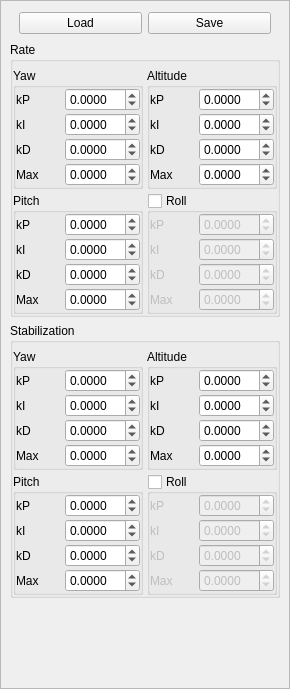
<?xml version="1.0" encoding="UTF-8"?>
<ui version="4.0">
 <class>PID_Widget</class>
 <widget class="QWidget" name="PID_Widget">
  <property name="geometry">
   <rect>
    <x>0</x>
    <y>0</y>
    <width>290</width>
    <height>689</height>
   </rect>
  </property>
  <property name="windowTitle">
   <string>Form</string>
  </property>
  <layout class="QVBoxLayout" name="verticalLayout">
   <property name="spacing">
    <number>0</number>
   </property>
   <property name="leftMargin">
    <number>0</number>
   </property>
   <property name="topMargin">
    <number>0</number>
   </property>
   <property name="rightMargin">
    <number>0</number>
   </property>
   <property name="bottomMargin">
    <number>0</number>
   </property>
   <item>
    <widget class="QScrollArea" name="scrollArea">
     <property name="widgetResizable">
      <bool>true</bool>
     </property>
     <widget class="QWidget" name="scrollAreaWidgetContents_2">
      <property name="geometry">
       <rect>
        <x>0</x>
        <y>0</y>
        <width>288</width>
        <height>687</height>
       </rect>
      </property>
      <layout class="QVBoxLayout" name="verticalLayout_2">
       <item>
        <widget class="QWidget" name="widget_2" native="true">
         <layout class="QHBoxLayout" name="horizontalLayout">
          <property name="topMargin">
           <number>2</number>
          </property>
          <property name="bottomMargin">
           <number>2</number>
          </property>
          <item>
           <widget class="QPushButton" name="load">
            <property name="text">
             <string>Load</string>
            </property>
           </widget>
          </item>
          <item>
           <widget class="QPushButton" name="save">
            <property name="text">
             <string>Save</string>
            </property>
           </widget>
          </item>
         </layout>
        </widget>
       </item>
       <item>
        <widget class="QGroupBox" name="rate">
         <property name="title">
          <string>Rate</string>
         </property>
         <layout class="QGridLayout" name="gridLayout_6">
          <property name="leftMargin">
           <number>0</number>
          </property>
          <property name="topMargin">
           <number>6</number>
          </property>
          <property name="rightMargin">
           <number>0</number>
          </property>
          <property name="bottomMargin">
           <number>0</number>
          </property>
          <property name="spacing">
           <number>4</number>
          </property>
          <item row="0" column="0">
           <widget class="QGroupBox" name="groupBox_5">
            <property name="title">
             <string>Yaw</string>
            </property>
            <layout class="QGridLayout" name="gridLayout_7">
             <property name="leftMargin">
              <number>0</number>
             </property>
             <property name="topMargin">
              <number>0</number>
             </property>
             <property name="rightMargin">
              <number>0</number>
             </property>
             <property name="bottomMargin">
              <number>0</number>
             </property>
             <property name="spacing">
              <number>2</number>
             </property>
             <item row="0" column="0">
              <widget class="QLabel" name="label_17">
               <property name="text">
                <string>kP</string>
               </property>
              </widget>
             </item>
             <item row="0" column="1">
              <widget class="QDoubleSpinBox" name="yaw_rate_p">
               <property name="decimals">
                <number>4</number>
               </property>
               <property name="minimum">
                <double>-20.000000000000000</double>
               </property>
               <property name="maximum">
                <double>20.000000000000000</double>
               </property>
               <property name="singleStep">
                <double>0.050000000000000</double>
               </property>
              </widget>
             </item>
             <item row="1" column="0">
              <widget class="QLabel" name="label_18">
               <property name="text">
                <string>kI</string>
               </property>
              </widget>
             </item>
             <item row="1" column="1">
              <widget class="QDoubleSpinBox" name="yaw_rate_i">
               <property name="decimals">
                <number>4</number>
               </property>
               <property name="minimum">
                <double>-20.000000000000000</double>
               </property>
               <property name="maximum">
                <double>20.000000000000000</double>
               </property>
               <property name="singleStep">
                <double>0.050000000000000</double>
               </property>
              </widget>
             </item>
             <item row="2" column="0">
              <widget class="QLabel" name="label_19">
               <property name="text">
                <string>kD</string>
               </property>
              </widget>
             </item>
             <item row="2" column="1">
              <widget class="QDoubleSpinBox" name="yaw_rate_d">
               <property name="decimals">
                <number>4</number>
               </property>
               <property name="minimum">
                <double>-20.000000000000000</double>
               </property>
               <property name="maximum">
                <double>20.000000000000000</double>
               </property>
               <property name="singleStep">
                <double>0.050000000000000</double>
               </property>
              </widget>
             </item>
             <item row="3" column="0">
              <widget class="QLabel" name="label_20">
               <property name="text">
                <string>Max</string>
               </property>
              </widget>
             </item>
             <item row="3" column="1">
              <widget class="QDoubleSpinBox" name="yaw_rate_max">
               <property name="decimals">
                <number>4</number>
               </property>
               <property name="minimum">
                <double>-20.000000000000000</double>
               </property>
               <property name="maximum">
                <double>20.000000000000000</double>
               </property>
               <property name="singleStep">
                <double>0.050000000000000</double>
               </property>
              </widget>
             </item>
            </layout>
           </widget>
          </item>
          <item row="0" column="1">
           <widget class="QGroupBox" name="groupBox_6">
            <property name="title">
             <string>Altitude</string>
            </property>
            <layout class="QGridLayout" name="gridLayout_8">
             <property name="leftMargin">
              <number>0</number>
             </property>
             <property name="topMargin">
              <number>0</number>
             </property>
             <property name="rightMargin">
              <number>0</number>
             </property>
             <property name="bottomMargin">
              <number>0</number>
             </property>
             <property name="spacing">
              <number>2</number>
             </property>
             <item row="0" column="0">
              <widget class="QLabel" name="label_21">
               <property name="text">
                <string>kP</string>
               </property>
              </widget>
             </item>
             <item row="0" column="1">
              <widget class="QDoubleSpinBox" name="altitude_rate_p">
               <property name="decimals">
                <number>4</number>
               </property>
               <property name="minimum">
                <double>-20.000000000000000</double>
               </property>
               <property name="maximum">
                <double>20.000000000000000</double>
               </property>
               <property name="singleStep">
                <double>0.050000000000000</double>
               </property>
              </widget>
             </item>
             <item row="1" column="0">
              <widget class="QLabel" name="label_22">
               <property name="text">
                <string>kI</string>
               </property>
              </widget>
             </item>
             <item row="1" column="1">
              <widget class="QDoubleSpinBox" name="altitude_rate_i">
               <property name="decimals">
                <number>4</number>
               </property>
               <property name="minimum">
                <double>-20.000000000000000</double>
               </property>
               <property name="maximum">
                <double>20.000000000000000</double>
               </property>
               <property name="singleStep">
                <double>0.050000000000000</double>
               </property>
              </widget>
             </item>
             <item row="2" column="0">
              <widget class="QLabel" name="label_23">
               <property name="text">
                <string>kD</string>
               </property>
              </widget>
             </item>
             <item row="2" column="1">
              <widget class="QDoubleSpinBox" name="altitude_rate_d">
               <property name="decimals">
                <number>4</number>
               </property>
               <property name="minimum">
                <double>-20.000000000000000</double>
               </property>
               <property name="maximum">
                <double>20.000000000000000</double>
               </property>
               <property name="singleStep">
                <double>0.050000000000000</double>
               </property>
              </widget>
             </item>
             <item row="3" column="0">
              <widget class="QLabel" name="label_24">
               <property name="text">
                <string>Max</string>
               </property>
              </widget>
             </item>
             <item row="3" column="1">
              <widget class="QDoubleSpinBox" name="altitude_rate_max">
               <property name="decimals">
                <number>4</number>
               </property>
               <property name="minimum">
                <double>-20.000000000000000</double>
               </property>
               <property name="maximum">
                <double>20.000000000000000</double>
               </property>
               <property name="singleStep">
                <double>0.050000000000000</double>
               </property>
              </widget>
             </item>
            </layout>
           </widget>
          </item>
          <item row="1" column="0">
           <widget class="QGroupBox" name="groupBox_7">
            <property name="title">
             <string>Pitch</string>
            </property>
            <layout class="QGridLayout" name="gridLayout_9">
             <property name="leftMargin">
              <number>0</number>
             </property>
             <property name="topMargin">
              <number>0</number>
             </property>
             <property name="rightMargin">
              <number>0</number>
             </property>
             <property name="bottomMargin">
              <number>0</number>
             </property>
             <property name="spacing">
              <number>2</number>
             </property>
             <item row="0" column="0">
              <widget class="QLabel" name="label_25">
               <property name="text">
                <string>kP</string>
               </property>
              </widget>
             </item>
             <item row="0" column="1">
              <widget class="QDoubleSpinBox" name="pitch_rate_p">
               <property name="decimals">
                <number>4</number>
               </property>
               <property name="minimum">
                <double>-20.000000000000000</double>
               </property>
               <property name="maximum">
                <double>20.000000000000000</double>
               </property>
               <property name="singleStep">
                <double>0.050000000000000</double>
               </property>
              </widget>
             </item>
             <item row="1" column="0">
              <widget class="QLabel" name="label_26">
               <property name="text">
                <string>kI</string>
               </property>
              </widget>
             </item>
             <item row="1" column="1">
              <widget class="QDoubleSpinBox" name="pitch_rate_i">
               <property name="decimals">
                <number>4</number>
               </property>
               <property name="minimum">
                <double>-20.000000000000000</double>
               </property>
               <property name="maximum">
                <double>20.000000000000000</double>
               </property>
               <property name="singleStep">
                <double>0.050000000000000</double>
               </property>
              </widget>
             </item>
             <item row="2" column="0">
              <widget class="QLabel" name="label_27">
               <property name="text">
                <string>kD</string>
               </property>
              </widget>
             </item>
             <item row="2" column="1">
              <widget class="QDoubleSpinBox" name="pitch_rate_d">
               <property name="decimals">
                <number>4</number>
               </property>
               <property name="minimum">
                <double>-20.000000000000000</double>
               </property>
               <property name="maximum">
                <double>20.000000000000000</double>
               </property>
               <property name="singleStep">
                <double>0.050000000000000</double>
               </property>
              </widget>
             </item>
             <item row="3" column="0">
              <widget class="QLabel" name="label_28">
               <property name="text">
                <string>Max</string>
               </property>
              </widget>
             </item>
             <item row="3" column="1">
              <widget class="QDoubleSpinBox" name="pitch_rate_max">
               <property name="decimals">
                <number>4</number>
               </property>
               <property name="minimum">
                <double>-20.000000000000000</double>
               </property>
               <property name="maximum">
                <double>20.000000000000000</double>
               </property>
               <property name="singleStep">
                <double>0.050000000000000</double>
               </property>
              </widget>
             </item>
            </layout>
           </widget>
          </item>
          <item row="1" column="1">
           <widget class="QGroupBox" name="roll_rate_group">
            <property name="title">
             <string>Roll</string>
            </property>
            <property name="checkable">
             <bool>true</bool>
            </property>
            <property name="checked">
             <bool>false</bool>
            </property>
            <layout class="QGridLayout" name="gridLayout_10">
             <property name="leftMargin">
              <number>0</number>
             </property>
             <property name="topMargin">
              <number>0</number>
             </property>
             <property name="rightMargin">
              <number>0</number>
             </property>
             <property name="bottomMargin">
              <number>0</number>
             </property>
             <property name="spacing">
              <number>2</number>
             </property>
             <item row="0" column="0">
              <widget class="QLabel" name="label_29">
               <property name="text">
                <string>kP</string>
               </property>
              </widget>
             </item>
             <item row="0" column="1">
              <widget class="QDoubleSpinBox" name="roll_rate_p">
               <property name="decimals">
                <number>4</number>
               </property>
               <property name="minimum">
                <double>-20.000000000000000</double>
               </property>
               <property name="maximum">
                <double>20.000000000000000</double>
               </property>
               <property name="singleStep">
                <double>0.050000000000000</double>
               </property>
              </widget>
             </item>
             <item row="1" column="0">
              <widget class="QLabel" name="label_30">
               <property name="text">
                <string>kI</string>
               </property>
              </widget>
             </item>
             <item row="1" column="1">
              <widget class="QDoubleSpinBox" name="roll_rate_i">
               <property name="decimals">
                <number>4</number>
               </property>
               <property name="minimum">
                <double>-20.000000000000000</double>
               </property>
               <property name="maximum">
                <double>20.000000000000000</double>
               </property>
               <property name="singleStep">
                <double>0.050000000000000</double>
               </property>
              </widget>
             </item>
             <item row="2" column="0">
              <widget class="QLabel" name="label_31">
               <property name="text">
                <string>kD</string>
               </property>
              </widget>
             </item>
             <item row="2" column="1">
              <widget class="QDoubleSpinBox" name="roll_rate_d">
               <property name="decimals">
                <number>4</number>
               </property>
               <property name="minimum">
                <double>-20.000000000000000</double>
               </property>
               <property name="maximum">
                <double>20.000000000000000</double>
               </property>
               <property name="singleStep">
                <double>0.050000000000000</double>
               </property>
              </widget>
             </item>
             <item row="3" column="0">
              <widget class="QLabel" name="label_32">
               <property name="text">
                <string>Max</string>
               </property>
              </widget>
             </item>
             <item row="3" column="1">
              <widget class="QDoubleSpinBox" name="roll_rate_max">
               <property name="decimals">
                <number>4</number>
               </property>
               <property name="minimum">
                <double>-20.000000000000000</double>
               </property>
               <property name="maximum">
                <double>20.000000000000000</double>
               </property>
               <property name="singleStep">
                <double>0.050000000000000</double>
               </property>
              </widget>
             </item>
            </layout>
           </widget>
          </item>
         </layout>
        </widget>
       </item>
       <item>
        <widget class="QGroupBox" name="stabilization">
         <property name="title">
          <string>Stabilization</string>
         </property>
         <layout class="QGridLayout" name="gridLayout_5">
          <property name="leftMargin">
           <number>0</number>
          </property>
          <property name="topMargin">
           <number>6</number>
          </property>
          <property name="rightMargin">
           <number>0</number>
          </property>
          <property name="bottomMargin">
           <number>0</number>
          </property>
          <property name="spacing">
           <number>4</number>
          </property>
          <item row="1" column="0">
           <widget class="QGroupBox" name="groupBox_2">
            <property name="title">
             <string>Pitch</string>
            </property>
            <layout class="QGridLayout" name="gridLayout_2">
             <property name="leftMargin">
              <number>0</number>
             </property>
             <property name="topMargin">
              <number>0</number>
             </property>
             <property name="rightMargin">
              <number>0</number>
             </property>
             <property name="bottomMargin">
              <number>0</number>
             </property>
             <property name="spacing">
              <number>2</number>
             </property>
             <item row="0" column="0">
              <widget class="QLabel" name="label_5">
               <property name="text">
                <string>kP</string>
               </property>
              </widget>
             </item>
             <item row="0" column="1">
              <widget class="QDoubleSpinBox" name="pitch_p">
               <property name="decimals">
                <number>4</number>
               </property>
               <property name="minimum">
                <double>-20.000000000000000</double>
               </property>
               <property name="maximum">
                <double>20.000000000000000</double>
               </property>
               <property name="singleStep">
                <double>0.050000000000000</double>
               </property>
              </widget>
             </item>
             <item row="1" column="0">
              <widget class="QLabel" name="label_6">
               <property name="text">
                <string>kI</string>
               </property>
              </widget>
             </item>
             <item row="1" column="1">
              <widget class="QDoubleSpinBox" name="pitch_i">
               <property name="decimals">
                <number>4</number>
               </property>
               <property name="minimum">
                <double>-20.000000000000000</double>
               </property>
               <property name="maximum">
                <double>20.000000000000000</double>
               </property>
               <property name="singleStep">
                <double>0.050000000000000</double>
               </property>
              </widget>
             </item>
             <item row="2" column="0">
              <widget class="QLabel" name="label_7">
               <property name="text">
                <string>kD</string>
               </property>
              </widget>
             </item>
             <item row="2" column="1">
              <widget class="QDoubleSpinBox" name="pitch_d">
               <property name="decimals">
                <number>4</number>
               </property>
               <property name="minimum">
                <double>-20.000000000000000</double>
               </property>
               <property name="maximum">
                <double>20.000000000000000</double>
               </property>
               <property name="singleStep">
                <double>0.050000000000000</double>
               </property>
              </widget>
             </item>
             <item row="3" column="0">
              <widget class="QLabel" name="label_8">
               <property name="text">
                <string>Max</string>
               </property>
              </widget>
             </item>
             <item row="3" column="1">
              <widget class="QDoubleSpinBox" name="pitch_max">
               <property name="decimals">
                <number>4</number>
               </property>
               <property name="minimum">
                <double>-20.000000000000000</double>
               </property>
               <property name="maximum">
                <double>20.000000000000000</double>
               </property>
               <property name="singleStep">
                <double>0.050000000000000</double>
               </property>
              </widget>
             </item>
            </layout>
           </widget>
          </item>
          <item row="0" column="0">
           <widget class="QGroupBox" name="groupBox">
            <property name="title">
             <string>Yaw</string>
            </property>
            <layout class="QGridLayout" name="gridLayout">
             <property name="leftMargin">
              <number>0</number>
             </property>
             <property name="topMargin">
              <number>0</number>
             </property>
             <property name="rightMargin">
              <number>0</number>
             </property>
             <property name="bottomMargin">
              <number>0</number>
             </property>
             <property name="spacing">
              <number>2</number>
             </property>
             <item row="0" column="0">
              <widget class="QLabel" name="label">
               <property name="text">
                <string>kP</string>
               </property>
              </widget>
             </item>
             <item row="0" column="1">
              <widget class="QDoubleSpinBox" name="yaw_p">
               <property name="decimals">
                <number>4</number>
               </property>
               <property name="minimum">
                <double>-20.000000000000000</double>
               </property>
               <property name="maximum">
                <double>20.000000000000000</double>
               </property>
               <property name="singleStep">
                <double>0.050000000000000</double>
               </property>
              </widget>
             </item>
             <item row="1" column="0">
              <widget class="QLabel" name="label_2">
               <property name="text">
                <string>kI</string>
               </property>
              </widget>
             </item>
             <item row="1" column="1">
              <widget class="QDoubleSpinBox" name="yaw_i">
               <property name="decimals">
                <number>4</number>
               </property>
               <property name="minimum">
                <double>-20.000000000000000</double>
               </property>
               <property name="maximum">
                <double>20.000000000000000</double>
               </property>
               <property name="singleStep">
                <double>0.050000000000000</double>
               </property>
              </widget>
             </item>
             <item row="2" column="0">
              <widget class="QLabel" name="label_3">
               <property name="text">
                <string>kD</string>
               </property>
              </widget>
             </item>
             <item row="2" column="1">
              <widget class="QDoubleSpinBox" name="yaw_d">
               <property name="decimals">
                <number>4</number>
               </property>
               <property name="minimum">
                <double>-20.000000000000000</double>
               </property>
               <property name="maximum">
                <double>20.000000000000000</double>
               </property>
               <property name="singleStep">
                <double>0.050000000000000</double>
               </property>
              </widget>
             </item>
             <item row="3" column="0">
              <widget class="QLabel" name="label_4">
               <property name="text">
                <string>Max</string>
               </property>
              </widget>
             </item>
             <item row="3" column="1">
              <widget class="QDoubleSpinBox" name="yaw_max">
               <property name="decimals">
                <number>4</number>
               </property>
               <property name="minimum">
                <double>-20.000000000000000</double>
               </property>
               <property name="maximum">
                <double>20.000000000000000</double>
               </property>
               <property name="singleStep">
                <double>0.050000000000000</double>
               </property>
              </widget>
             </item>
            </layout>
           </widget>
          </item>
          <item row="1" column="1">
           <widget class="QGroupBox" name="roll_group">
            <property name="title">
             <string>Roll</string>
            </property>
            <property name="checkable">
             <bool>true</bool>
            </property>
            <property name="checked">
             <bool>false</bool>
            </property>
            <layout class="QGridLayout" name="gridLayout_3">
             <property name="leftMargin">
              <number>0</number>
             </property>
             <property name="topMargin">
              <number>0</number>
             </property>
             <property name="rightMargin">
              <number>0</number>
             </property>
             <property name="bottomMargin">
              <number>0</number>
             </property>
             <property name="spacing">
              <number>2</number>
             </property>
             <item row="0" column="0">
              <widget class="QLabel" name="label_9">
               <property name="text">
                <string>kP</string>
               </property>
              </widget>
             </item>
             <item row="0" column="1">
              <widget class="QDoubleSpinBox" name="roll_p">
               <property name="decimals">
                <number>4</number>
               </property>
               <property name="minimum">
                <double>-20.000000000000000</double>
               </property>
               <property name="maximum">
                <double>20.000000000000000</double>
               </property>
               <property name="singleStep">
                <double>0.050000000000000</double>
               </property>
              </widget>
             </item>
             <item row="1" column="0">
              <widget class="QLabel" name="label_10">
               <property name="text">
                <string>kI</string>
               </property>
              </widget>
             </item>
             <item row="1" column="1">
              <widget class="QDoubleSpinBox" name="roll_i">
               <property name="decimals">
                <number>4</number>
               </property>
               <property name="minimum">
                <double>-20.000000000000000</double>
               </property>
               <property name="maximum">
                <double>20.000000000000000</double>
               </property>
               <property name="singleStep">
                <double>0.050000000000000</double>
               </property>
              </widget>
             </item>
             <item row="2" column="0">
              <widget class="QLabel" name="label_11">
               <property name="text">
                <string>kD</string>
               </property>
              </widget>
             </item>
             <item row="2" column="1">
              <widget class="QDoubleSpinBox" name="roll_d">
               <property name="decimals">
                <number>4</number>
               </property>
               <property name="minimum">
                <double>-20.000000000000000</double>
               </property>
               <property name="maximum">
                <double>20.000000000000000</double>
               </property>
               <property name="singleStep">
                <double>0.050000000000000</double>
               </property>
              </widget>
             </item>
             <item row="3" column="0">
              <widget class="QLabel" name="label_12">
               <property name="text">
                <string>Max</string>
               </property>
              </widget>
             </item>
             <item row="3" column="1">
              <widget class="QDoubleSpinBox" name="roll_max">
               <property name="decimals">
                <number>4</number>
               </property>
               <property name="minimum">
                <double>-20.000000000000000</double>
               </property>
               <property name="maximum">
                <double>20.000000000000000</double>
               </property>
               <property name="singleStep">
                <double>0.050000000000000</double>
               </property>
              </widget>
             </item>
            </layout>
           </widget>
          </item>
          <item row="0" column="1">
           <widget class="QGroupBox" name="groupBox_4">
            <property name="title">
             <string>Altitude</string>
            </property>
            <layout class="QGridLayout" name="gridLayout_4">
             <property name="leftMargin">
              <number>0</number>
             </property>
             <property name="topMargin">
              <number>0</number>
             </property>
             <property name="rightMargin">
              <number>0</number>
             </property>
             <property name="bottomMargin">
              <number>0</number>
             </property>
             <property name="spacing">
              <number>2</number>
             </property>
             <item row="0" column="0">
              <widget class="QLabel" name="label_13">
               <property name="text">
                <string>kP</string>
               </property>
              </widget>
             </item>
             <item row="0" column="1">
              <widget class="QDoubleSpinBox" name="altitude_p">
               <property name="decimals">
                <number>4</number>
               </property>
               <property name="minimum">
                <double>-20.000000000000000</double>
               </property>
               <property name="maximum">
                <double>20.000000000000000</double>
               </property>
               <property name="singleStep">
                <double>0.050000000000000</double>
               </property>
              </widget>
             </item>
             <item row="1" column="0">
              <widget class="QLabel" name="label_14">
               <property name="text">
                <string>kI</string>
               </property>
              </widget>
             </item>
             <item row="1" column="1">
              <widget class="QDoubleSpinBox" name="altitude_i">
               <property name="decimals">
                <number>4</number>
               </property>
               <property name="minimum">
                <double>-20.000000000000000</double>
               </property>
               <property name="maximum">
                <double>20.000000000000000</double>
               </property>
               <property name="singleStep">
                <double>0.050000000000000</double>
               </property>
              </widget>
             </item>
             <item row="2" column="0">
              <widget class="QLabel" name="label_15">
               <property name="text">
                <string>kD</string>
               </property>
              </widget>
             </item>
             <item row="2" column="1">
              <widget class="QDoubleSpinBox" name="altitude_d">
               <property name="decimals">
                <number>4</number>
               </property>
               <property name="minimum">
                <double>-20.000000000000000</double>
               </property>
               <property name="maximum">
                <double>20.000000000000000</double>
               </property>
               <property name="singleStep">
                <double>0.050000000000000</double>
               </property>
              </widget>
             </item>
             <item row="3" column="0">
              <widget class="QLabel" name="label_16">
               <property name="text">
                <string>Max</string>
               </property>
              </widget>
             </item>
             <item row="3" column="1">
              <widget class="QDoubleSpinBox" name="altitude_max">
               <property name="decimals">
                <number>4</number>
               </property>
               <property name="minimum">
                <double>-20.000000000000000</double>
               </property>
               <property name="maximum">
                <double>20.000000000000000</double>
               </property>
               <property name="singleStep">
                <double>0.050000000000000</double>
               </property>
              </widget>
             </item>
            </layout>
           </widget>
          </item>
         </layout>
        </widget>
       </item>
       <item>
        <spacer name="verticalSpacer">
         <property name="orientation">
          <enum>Qt::Vertical</enum>
         </property>
         <property name="sizeHint" stdset="0">
          <size>
           <width>20</width>
           <height>40</height>
          </size>
         </property>
        </spacer>
       </item>
      </layout>
     </widget>
    </widget>
   </item>
  </layout>
 </widget>
 <resources/>
 <connections/>
</ui>
